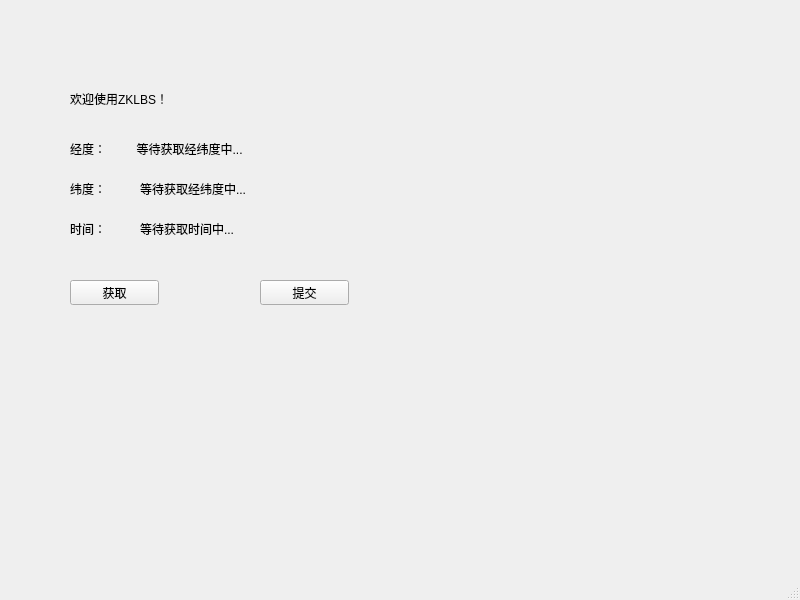
<?xml version="1.0" encoding="UTF-8"?>
<ui version="4.0">
 <class>MainWindow</class>
 <widget class="QMainWindow" name="MainWindow">
  <property name="geometry">
   <rect>
    <x>0</x>
    <y>0</y>
    <width>800</width>
    <height>600</height>
   </rect>
  </property>
  <property name="windowTitle">
   <string>MainWindow</string>
  </property>
  <widget class="QWidget" name="centralwidget">
   <widget class="QLabel" name="label">
    <property name="geometry">
     <rect>
      <x>70</x>
      <y>140</y>
      <width>67</width>
      <height>17</height>
     </rect>
    </property>
    <property name="text">
     <string>经度：</string>
    </property>
   </widget>
   <widget class="QLabel" name="label_2">
    <property name="geometry">
     <rect>
      <x>70</x>
      <y>180</y>
      <width>67</width>
      <height>17</height>
     </rect>
    </property>
    <property name="text">
     <string>纬度：</string>
    </property>
   </widget>
   <widget class="QPushButton" name="pushButton">
    <property name="geometry">
     <rect>
      <x>70</x>
      <y>280</y>
      <width>89</width>
      <height>25</height>
     </rect>
    </property>
    <property name="text">
     <string>获取</string>
    </property>
   </widget>
   <widget class="QLabel" name="label_3">
    <property name="geometry">
     <rect>
      <x>70</x>
      <y>90</y>
      <width>361</width>
      <height>17</height>
     </rect>
    </property>
    <property name="text">
     <string>欢迎使用ZKLBS！</string>
    </property>
   </widget>
   <widget class="QLabel" name="label_4">
    <property name="geometry">
     <rect>
      <x>130</x>
      <y>140</y>
      <width>201</width>
      <height>17</height>
     </rect>
    </property>
    <property name="text">
     <string>  等待获取经纬度中...</string>
    </property>
   </widget>
   <widget class="QLabel" name="label_5">
    <property name="geometry">
     <rect>
      <x>140</x>
      <y>180</y>
      <width>171</width>
      <height>17</height>
     </rect>
    </property>
    <property name="text">
     <string>等待获取经纬度中...</string>
    </property>
   </widget>
   <widget class="QLabel" name="label_6">
    <property name="geometry">
     <rect>
      <x>70</x>
      <y>220</y>
      <width>67</width>
      <height>17</height>
     </rect>
    </property>
    <property name="text">
     <string>时间：</string>
    </property>
   </widget>
   <widget class="QLabel" name="label_7">
    <property name="geometry">
     <rect>
      <x>140</x>
      <y>220</y>
      <width>171</width>
      <height>17</height>
     </rect>
    </property>
    <property name="text">
     <string>等待获取时间中...</string>
    </property>
   </widget>
   <widget class="QPushButton" name="pushButton_2">
    <property name="geometry">
     <rect>
      <x>260</x>
      <y>280</y>
      <width>89</width>
      <height>25</height>
     </rect>
    </property>
    <property name="text">
     <string>提交</string>
    </property>
   </widget>
  </widget>
  <widget class="QMenuBar" name="menubar">
   <property name="geometry">
    <rect>
     <x>0</x>
     <y>0</y>
     <width>800</width>
     <height>22</height>
    </rect>
   </property>
  </widget>
  <widget class="QStatusBar" name="statusbar"/>
 </widget>
 <resources/>
 <connections/>
</ui>
